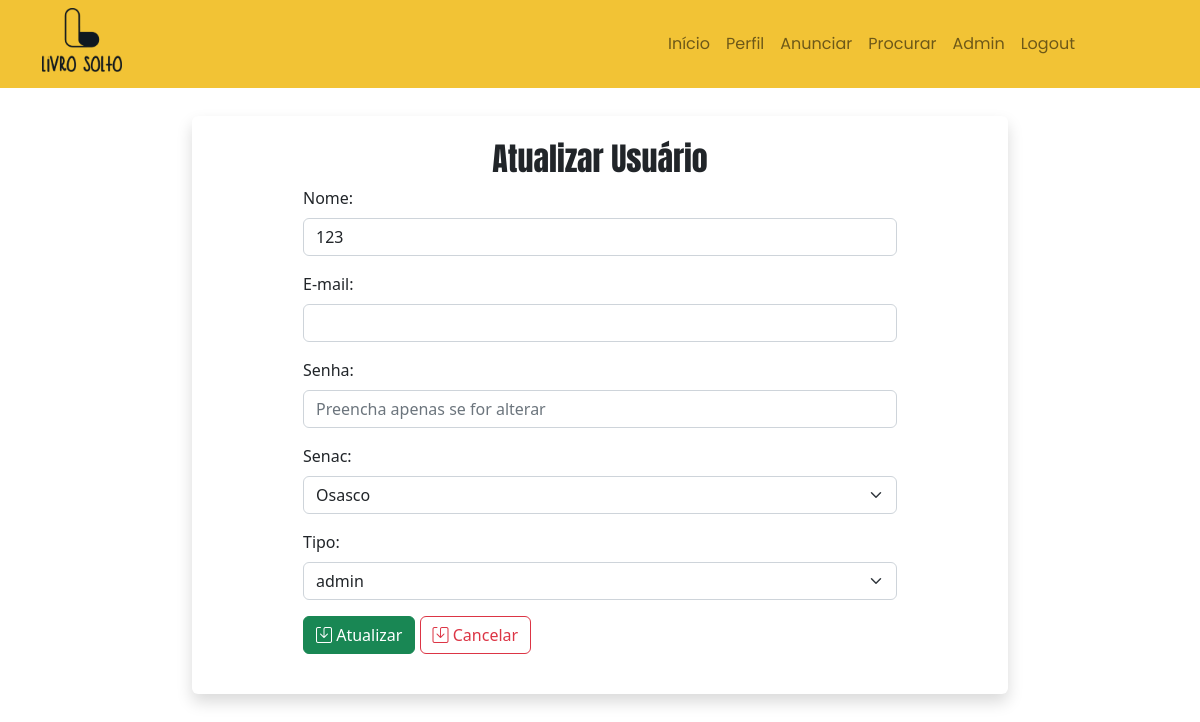
Page /admin/usuario-atualiza.php?id=24 (signed in) on the committed database.
### tables this page shows
CREATE TABLE `usuarios` (
  `id` int(11) NOT NULL,
  `nome` varchar(45) NOT NULL,
  `senha` varchar(255) NOT NULL,
  `email` varchar(45) NOT NULL,
  `livros` varchar(45) DEFAULT NULL,
  `senac` varchar(45) NOT NULL,
  `tipo` enum('admin','user') DEFAULT NULL
);

### src/Banco.php (called while the page is built, shortened)
<?php
abstract class Banco{
    private static string $servidor = "localhost";
    private static string $usuario = "root";
    private static string $senha = "";
    private static string $banco = "tecinternet_livrosolto";
    private static PDO $conexao;
    public static function conecta():PDO{
        try {
           self::$conexao = new PDO(
            "mysql:host=".self::$servidor.";
            dbname=".self::$banco.";
            charset=utf8",
            self::$usuario,
            self::$senha,
           );
           self::$conexao->setAttribute(PDO::ATTR_ERRMODE, PDO::ERRMODE_EXCEPTION);
        } catch (Exception $erro) {
           die("Deu ruim: " . $erro->getMessage());
        }
        return self::$conexao;
    }
}
?>

### src/Usuario.php (called while the page is built, shortened)
<?php
class Usuario{
    private int $id;
    private PDO $conexao;
    public function __construct(){
        $this->conexao = Banco::conecta();
    }
    public function listarUm():array{
        $sql = "SELECT * FROM usuarios WHERE id = :id";
        try {
            $consulta = $this->conexao->prepare($sql);
            $consulta->bindParam(":id", $this->id, PDO::PARAM_INT);
            $consulta->execute();
            $resultado = $consulta->fetch(PDO::FETCH_ASSOC);
        } catch (Exception $erro) {
            die("Erro: ".$erro->getMessage());
        }
        return $resultado;
    }
    public function setId(int $id) {
        $this->id = filter_var($id, FILTER_SANITIZE_NUMBER_INT);
        return $this;
    }
}

### admin/usuario-atualiza.php (the view, shortened to what this page needs)
<?php
$usuario = new Usuario;
$usuario->setId($_GET['id']);
$dados = $usuario->listarUm();
require_once "../inc/cabecalho-logado-admin.php"
?>
<!DOCTYPE html>
<html lang="en">
<head>
    <link rel="stylesheet" href="../bootstrap.css">
</head>
<body>
    <section class="row justify-content-center py-4">
    <article class="col-8 bg-white rounded shadow my-1 py-4">
		<h2 class="text-center">
		Atualizar Usuário
		</h2>
		<form class="mx-auto w-75" action="" method="post" id="form-inserir" name="form-inserir">
			<div class="mb-3">
				<label class="form-label" for="nome">Nome:</label>
				<input class="form-control" value="<?= $dados['nome']?>"type="text" id="nome" name="nome" required>
			</div>
			<div class="mb-3">
				<label class="form-label" for="email">E-mail:</label>
				<input class="form-control" type="email" id="email" name="email" required>
			</div>
            <div class="mb-3">
				<label class="form-label" for="senha">Senha:</label>
				<input class="form-control" type="password" id="senha" name="senha" placeholder="Preencha apenas se for alterar">
			</div>
			<div class="mb-3">
				<label class="form-label" for="senac">Senac:</label>
				<select class="form-select form-control" name="senac" id="senac" required>
					<?php
                    if ($dados['senac']) {
                   ?>
                   <option value="<?= $dados['senac']?>" selected> <?= $dados['senac']?> </option>
                   <?php
                }
                ?>
				</select>
			</div>
			<div class="mb-3">
				<label class="form-label" for="tipo">Tipo:</label>
				<select class="form-select form-control" name="tipo" id="tipo" required>
				<?php
                    if ($dados['tipo']) {
                   ?>
                   <option value="<?= $dados['tipo']?>" selected> <?= $dados['tipo']?> </option>
                   <?php
                }
                ?>
				</select>
			</div>
                <button class="btn btn-success  col" id="atualizar" name="atualizar"><i class="bi bi-save"></i> Atualizar </button>
                <a href="usuarios.php" class="btn btn-outline-danger  col" id="cancelar" name="cancelar"><i class="bi bi-save"></i> Cancelar</a>
		</form>
	</article>
    </section>
</body>
</html>

### estilo.css (style rules this page uses)
h1, h2, h3 { font-family: 'Anton'; }
p, li, button, a { font-family: 'Poppins'; }

### rows in the picture
usuarios: nome "123", senac "Osasco", tipo "admin"
